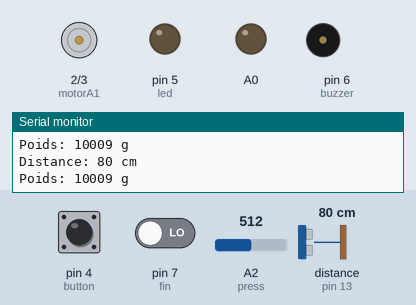
Simulated run of this sketch. Board: Arduino Uno, built with avr-gcc and run on an emulated ATmega328P. On the bench: motor-driver pin pairs drawn as motors (green arrow = first pin HIGH = forward, orange = second pin HIGH = backward, longer = more drive), output pins drawn as LEDs (lit = HIGH), buzzer (waves = sounding, pin HIGH), the last lines printed to the serial monitor. The inputs (shaded band) are chosen by the test bench; at power-on: pin 4 (button) LOW, distance to the obstacle (sensor on pin 13) 80 cm, pin 7 (fin) LOW, A2 (press) = 512. The echo pulse lasts 58.3 µs per cm.

Above: at 1.2 s.
1.3 s: pin 4 (button) pulled HIGH for 0.25 s
At 2.4 s:
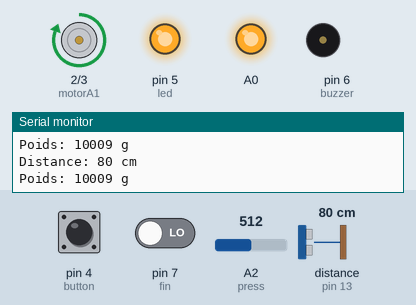
3.0 s: distance to the obstacle (sensor on pin 13) set to 35 cm
6.0 s: distance to the obstacle (sensor on pin 13) set to 4 cm
9.0 s: pin 4 (button) pulled HIGH for 1 s
At 12.9 s:
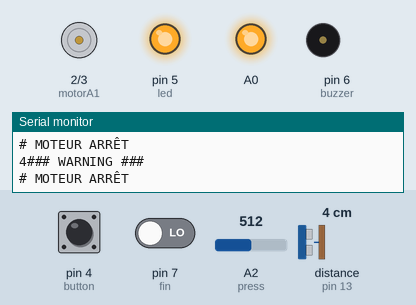
Timing chart, 0 to 14.0 s (numbered marks = the images above; inputs shaded):
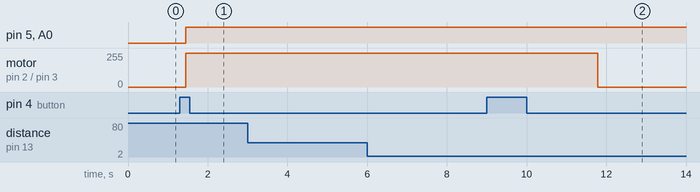

Measured:
- after the input at 1.3 s, pin 5 (led), A0: LOW → HIGH after 0.15 s; motor on pin 2 (motorA1) / pin 3 (motorA2): stopped → forward 255/255 after 0.15 s
- after the input at 9.0 s, motor on pin 2 (motorA1) / pin 3 (motorA2): forward 255/255 → stopped after 2.8 s

The sketch:

sketch_mar9a.ino
```cpp
/*****************
----LIBRAIRIES----
*****************/
#include <Ultrasonic.h>
#include <arduino-timer.h>

/***********************
----SETUP COMPOSANTS----
***********************/
int pression;
float VCC = 5.0;
float VOUT;
float RC;
auto timer = timer_create_default(); //Démmarage de la fonction Timer

/*************************
----DÉFINITIONS DE PIN----
*************************/
Ultrasonic ultrasonic1(12, 13); //CapUS = PIN 12 (TRIG) & 13 (ECHO)
#define led 5 //LED = PIN 5
#define buzzer 6 //BUZZER = PIN 6
#define fin 7 //CAPTEUR FIN DE COURSE = PIN 7
#define button 4 //BOUTON = PIN 4
#define motorA1 2 //MOTEUR-A1 = PIN 2
#define motorA2 3 //MOTEUR-A2 = PIN 3
int press = A2; //CAPTEUR PRESSION = PIN A2

/**********************
----BOUCLE INITIALE----
**********************/
void setup() {
  pinMode(motorA1, OUTPUT); //MOTEUR-A1 = SENS 1
  pinMode(motorA2, OUTPUT); //MOTEUR-A2 = SENS 2
  pinMode(press, INPUT); //CAPTEUR PRESSION = ENTRÉE
  pinMode(led, OUTPUT); //LED = SORTIE
  pinMode(buzzer, OUTPUT); //BUZZER = SORTIE
  pinMode(button, INPUT); //BOUTON = ENTRÉE
  digitalWrite(buzzer, LOW); //BUZZER ÉTEINT
  digitalWrite(motorA1, LOW); //MOTEUR ARRÊTÉ
  digitalWrite(motorA2, LOW); //IDEM ↑
  pinMode(fin, INPUT); //CAPTEUR FIN DE COURSE = ENTRÉE
  Serial.begin(9600);

}

/******************************
----SI DISTANCE TROP COURTE----
******************************/
int tooclose(){
  int distance = ultrasonic1.distanceRead(); // Var "Distance" = Distance Renvoyée par CapUS
  if (distance < 20 || distance > 357) { // Si l'objet est toujours à moins de 20 cm, on allume le Buzzer et on arrête le Moteur
    while (distance < 20 || distance > 357){ // Tant que l'objet est toujours à moins de 20 cm, laisser le moteur arrêté et avertir l'utilisateur
      digitalWrite(motorA1, LOW);
      digitalWrite(motorA2, LOW);
      Serial.println("### WARNING ###");
      Serial.println("# MOTEUR ARRÊT");
      distance = ultrasonic1.distanceRead();
      Serial.print(distance);
    }
    while (pression < 150) { // rajouter le fin de course
      distance = ultrasonic1.distanceRead();
      while (distance <= 20 || distance >= 357){
        Serial.print(distance);
        digitalWrite(motorA2, HIGH);
        Serial.println("### WARNING ###");
        Serial.println("# MOTEUR RETOUR");
        digitalWrite(buzzer, HIGH);
        delay(500);
        digitalWrite(buzzer, LOW);
        delay(500);
        distance = ultrasonic1.distanceRead();
      }

      Serial.println("# MOTEUR GO");
      pression = analogRead(A2);
    }
    /********************
    ----FIN DE COURSE----
    ********************/
    if (digitalRead(fin) == HIGH || pression > 10000){ // faire un if au cas où fin de course ou pression trop forte pour que le verrin remonte
      digitalWrite(motorA1, LOW);
      digitalWrite(motorA2, HIGH);
    }
  }
}

/************************
----BOUCLE PRINCIPALE----
************************/
void loop() {
	int distance = ultrasonic1.distanceRead(); // Var "Distance" = Distance Renvoyée par CapUS
  int pression = analogRead(A2); // Var "Pression" = Force Renvoyée par CapPR
  long int poids = pression*19.55; // Var "Poids" = Conversion Tension vers Masse (MAX = 2kg) -- Pression * 19.55 (Pression * 20000 / 1023)
  timer.tick();

  /***************************
  ----ÉCRITURE DES VALEURS----
  ***************************/
  Serial.print("Distance: ");
  Serial.print(distance);
  Serial.println(" cm"); //Renvoie "<distance> cm"

  Serial.print("Poids: ");
  // [ANCIEN] Serial.print(map(pression, 0, 1023, 0, 20000)); //Convertir les Valeurs de tensions en grammes (max = 2kg)
  Serial.print(poids);
  Serial.println(" g"); //Renvoie "<poids> g"

  /******************************
  ----DÉMARRAGE DU COMPACTAGE----
  ******************************/
  if (digitalRead(button) == HIGH) { //Une fois le bouton START appuyé, lancer le compactage des déchets.
    Serial.println("--------START--------");
    digitalWrite(motorA1, HIGH);
    digitalWrite(motorA2, LOW); //Faire tourner le moteur du vérin

    /****************************
    ----DÉTÉCTION DE DISTANCE----
    ****************************/
    if (distance < 20 || distance > 357) {
      timer.in(2500, tooclose); // Si un objet est à moins de 20 cm dans la fente, lancer un chrono de 2.5 secondes, puis lancer la fonction "tooclose" (LIGNE 45)
    }
    else {
      digitalWrite(buzzer, LOW); //Sinon, éteindre (ou laisser éteint) le Buzzer
      analogWrite(A0, 150);
    }

    /*****************************
    ----DÉTÉCTION DE PRESSSION----
    *****************************/
    if (pression > 511) {
      digitalWrite(led, HIGH); // Si pression appliquée est supérieure à 511g, on allume la LED
    } else {
      digitalWrite(led, LOW); //Sinon, éteindre (ou laisser éteinte) la LED
    }

    /********************
    ----FIN DE COURSE----
    ********************/
    if (digitalRead(fin) == HIGH || pression > 10000){ // faire un if au cas où fin de course ou pression trop forte pour que le verrin remonte
      digitalWrite(motorA1, LOW);
      digitalWrite(motorA2, HIGH);
    }
  }

  delay(200);
}
```
